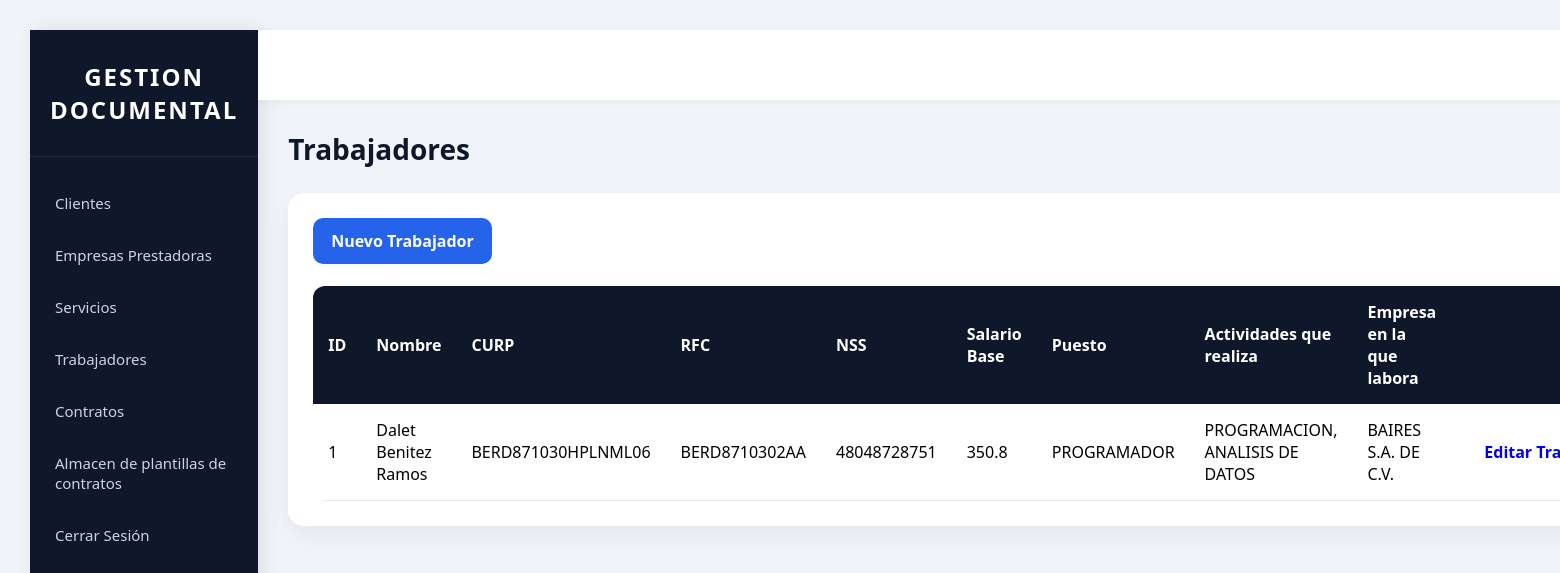
/trabajadores (signed in), run on the app's committed database.
### models/models.py (models this page shows, shortened)
class Trabajador(db.Model):
    __tablename__ = 'dim_trabajadores'
    id = db.Column(db.Integer, primary_key=True)
    nombre_trabajador =  db.Column(db.String(200))
    curp = db.Column(db.String(200))
    rfc = db.Column(db.String(200))
    nss = db.Column(db.String(200))
    salario_base = db.Column(db.Float)
    actividades = db.Column(db.String(400))
    puesto = db.Column(db.String(300))
    empresa_id = db.Column(
        db.Integer,
        db.ForeignKey(
            "dim_empresas.id"
        ),
        nullable=False
    )

class Empresa(db.Model):
    __tablename__ = "dim_empresas"
    id = db.Column(db.Integer, primary_key=True)
    nombre = db.Column(db.String(200), nullable=False, unique=True)
    rfc = db.Column(db.String(13))
    representante = db.Column(db.String(200))
    domicilio = db.Column(db.String(300))
    correo = db.Column(db.String(150))
    telefono = db.Column(db.String(20))
    proyectos = db.relationship(
        "Proyecto",
        backref="empresa",
        lazy=True
    )
    trabajadores = db.relationship(
        "Trabajador",
        backref="empresa",
        lazy=True
    )

### app.py (the view)
@app.route('/trabajadores')
@login_required
def trabajadores():
    trabajadores = Trabajador.query.all()
    proyectos = Proyecto.query.all()
    return render_template(
        'trabajador.html',
        trabajadores = trabajadores,
        proyectos = proyectos,
    )

### app.py (called while the page is built)
@login_manager.user_loader
def load_user(id):
    return Users.query.get(
        int(id)
    )

### templates/trabajador.html (shortened to what this page needs)
{% extends 'base.html' %}
{% block content %}
<h1 class="page-title">
    Trabajadores
</h1>
<div class="card">
    <a
        href="{{ url_for('nuevo_trabajador') }}"
        class="btn"
    >
        Nuevo Trabajador
    </a>
    <br><br>
    <table>
        <thead>
            <tr>
                <th>ID</th>
                <th>Nombre</th>
                <th>CURP</th>
                <th>RFC</th>
                <th>NSS</th>
                <th>Salario Base</th>
                <th>Puesto</th>
                <th>Actividades que realiza</th>
                <th>Empresa en la que labora</th>
                <th style="width:220px; text-align:center;">
                </th>
            </tr>
        </thead>
        <tbody>
            {% for trabajador in trabajadores %}
                <tr>
                    <td>{{ trabajador.id }}</td>
                    <td>{{ trabajador.nombre_trabajador }}</td>
                    <td>{{ trabajador.curp }}</td>
                    <td>{{ trabajador.rfc }}</td>
                    <td>{{ trabajador.nss }}</td>
                    <td>{{ trabajador.salario_base }}</td>
                    <td>{{ trabajador.puesto }}</td>
                    <td>{{ trabajador.actividades }}</td>
                    <td>
                        {% if trabajador.empresa %}
                            {{ trabajador.empresa.nombre }}
                        {% else %}
                            Sin empresa
                        {% endif %}
                    </td>
                    <td style="text-align:center;white-space:nowrap;">
                        <a href="{{ url_for('editar_trabajador',id=trabajador.id) }}" class="btn-primary">
                            Editar Trabajador
                        </a>
                    </td>
                </tr>
            {% endfor %}
        </tbody>
    </table>
</div>
{% endblock %}

### static/css/menu.css (style rules this page uses)
* { margin:0; padding:0; box-sizing:border-box; }
body { font-family:'Segoe UI',sans-serif; background:#f1f5f9; }
.card { background:white; padding:25px; border-radius:16px; box-shadow: 0 10px 25px rgba( 0, 0, 0, 0.06 ); }
.page-title { margin-bottom:25px; color:#0f172a; font-size:28px; font-weight:700; }
.btn { display:inline-block; background:#2563eb; color:white; text-decoration:none; padding:12px 18px; border-radius:10px; border:none; cursor:pointer; transition:0.3s; font-weight:600; }
table { width:100%; border-collapse:collapse; background:white; border-radius:12px; overflow:hidden; }
thead { background:#0f172a; color:white; }
th { padding:15px; text-align:left; }
td { padding:15px; border-bottom:1px solid #e2e8f0; }
.btn-primary { display:inline-block; text-decoration:none; padding:10px 18px; border-radius:8px; font-weight:600; }

### data on the page
Trabajador: id "1", nombre_trabajador "Dalet Benitez Ramos", curp "BERD871030HPLNML06", rfc "BERD8710302AA", nss "48048728751", salario_base "350.8", puesto "PROGRAMADOR", actividades "PROGRAMACION, ANALISIS DE DATOS", empresa.nombre "BAIRES S.A. DE C.V."
